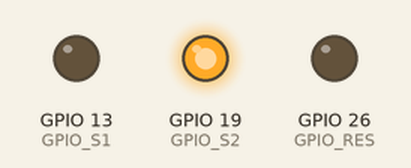
Simulated run of this program. Board: Raspberry Pi (BCM pin numbers). Parts: output pins drawn as LEDs (lit = HIGH). At 9.9 s the program stops and its outputs stay as they are.

Above: at 0.1 s.
At 9.9 s:
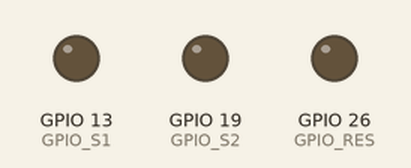
Timing chart, 0 to 11.4 s (numbered marks = the images above):
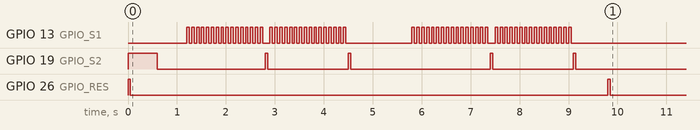

Measured:
- by itself, GPIO 26 (GPIO_RES): alternates HIGH for 0.05 s and LOW for 9.8 s

The program:

ht46f47_factoryreset.py
```python
#!/usr/bin/python3

# HT46F47 TPS micro controller programmer in Python
# by Daniel Marschall
# Revision 23 May 2020
# Licensed under the terms of the Apache 2.0 license

# This script helps you programming the HT46F47 TPS micro controller
# The PINs Reset, S1 and S2 are connected to the collectors of transistors,
# where the emitter is connected to ground and the base is connected to a GPIO pin.
# Therefore, the Raspberry Pi can control the reset, S1 and S2 functionalities
# to automatically program the micro controller.

# Note: If the programming fails, you could try increasing the sleep times.
# The following values did work for me, but for larger programs, there could be
# an asynchronity during the programming.

import RPi.GPIO as GPIO
import time

GPIO_S1  = 13
GPIO_S2  = 19
GPIO_RES = 26

GPIO.setwarnings(False)
GPIO.setmode(GPIO.BCM)
GPIO.setup(GPIO_S1,  GPIO.OUT)
GPIO.setup(GPIO_S2,  GPIO.OUT)
GPIO.setup(GPIO_RES, GPIO.OUT)

def do_exit():
	GPIO.output(GPIO_S1,  GPIO.LOW)
	GPIO.output(GPIO_S2,  GPIO.LOW)
	GPIO.output(GPIO_RES, GPIO.LOW)

def signal_handler(signal, frame):
	do_exit()
	sys.exit(0)

def pressButton(pin):
	# 0.025 ist zu gering... da kommt der controller nicht hinterher
	# 0.050 funktioniert
	GPIO.output(pin, GPIO.HIGH)
	time.sleep(0.050)
	GPIO.output(pin, GPIO.LOW)
	time.sleep(0.050)

def writeCommandDataPair(befehl, daten):
	#time.sleep(0.050) # Sicherheits-Puffer
	time.sleep(0.300)  # Adresse (untere vier Bit) anzeigen, 300ms
	time.sleep(0.300)  # Anzeige aus, 300ms
	#time.sleep(0.050) # Befehl anzeigen (Sicherheits-Puffer)
	pressButton(GPIO_S1)    # Programmiermodus starten
	for dummy in range(0, befehl):
		pressButton(GPIO_S1) # Befehl eingeben
	pressButton(GPIO_S2)    # Weiter zu den Daten
	#time.sleep(0.050) # Daten anzeigen (Sicherheits-Puffer)
	pressButton(GPIO_S1)    # Programmiermodus starten
	for dummy in range(0, daten):
		pressButton(GPIO_S1) # Daten eingeben
	pressButton(GPIO_S2)    # Fortfahren
	time.sleep(0.600)  # Byte einprogrammieren, 600ms
	#time.sleep(0.050) # Sicherheits-Puffer

def writeByte(byte):
	befehl = byte >> 4
	daten = byte & 0xF
	writeCommandDataPair(befehl, daten)

def startProgrammingMode():
	#time.sleep(0.050)  # Sicherheits-Puffer
	GPIO.output(GPIO_S2, GPIO.HIGH);
	pressButton(GPIO_RES)
	time.sleep(0.500)   # "etwa eine halbe Sekunde" (Handbuch Seite 19)
	#time.sleep(0.050)  # Sicherheits-Puffer
	GPIO.output(GPIO_S2, GPIO.LOW);
	#time.sleep(0.050)  # Sicherheits-Puffer

def resetController():
	pressButton(GPIO_RES)

# --------------------------------------------------------------------

startProgrammingMode()

writeByte(0xFF)
writeByte(0xFF)

resetController() # Reset controller to run program

do_exit()
```
